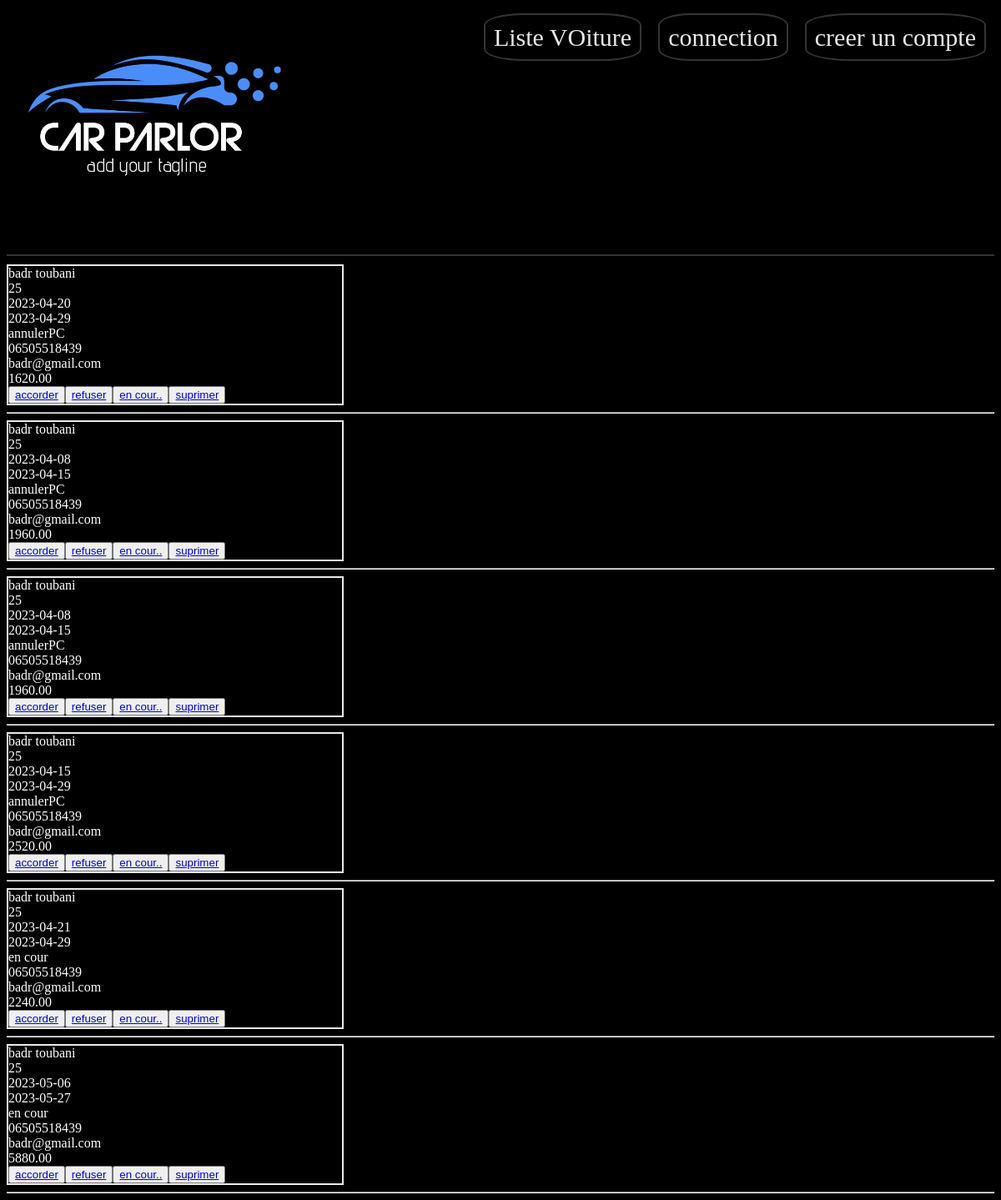
The app's page /reservation.php with its own data.
### tables this page shows
CREATE TABLE IF NOT EXISTS `reservation` (
  `id_reservation` int NOT NULL AUTO_INCREMENT,
  `date_debut` date NOT NULL,
  `date_fin` date NOT NULL,
  `montant` decimal(10,2) NOT NULL,
  `id_membre` int NOT NULL,
  `matricule` char(30) DEFAULT NULL,
  `etat` char(15) NOT NULL DEFAULT 'en cour',
  PRIMARY KEY (`id_reservation`),
  KEY `id_membre` (`id_membre`),
  KEY `matricule` (`matricule`)
);

CREATE TABLE IF NOT EXISTS `membre` (
  `id_membre` int NOT NULL AUTO_INCREMENT,
  `nom` char(20) NOT NULL,
  `age` int DEFAULT (18),
  `prenom` char(50) NOT NULL,
  `tel` char(15) NOT NULL,
  `email` varchar(75) DEFAULT NULL,
  `pwrd` varchar(55) NOT NULL,
  `sexe` char(8) NOT NULL,
  `est_admin` tinyint(1) DEFAULT '0',
  PRIMARY KEY (`id_membre`),
  UNIQUE KEY `tel` (`tel`),
  UNIQUE KEY `email` (`email`)
);

### reservation.php (the view, shortened to what this page needs)
<?php
include 'element/header.php';
    $con=mysqli_connect('localhost','root','','location_voiture');
    $query="select * from reservation join membre on reservation.id_membre=membre.id_membre ";
    $resulat=mysqli_query($con,$query);
    while($row=mysqli_fetch_assoc($resulat)){
        echo "<div class='reservation'>";
        echo "<div style='color:#fff'>".$row['nom']." ".$row['prenom']."</div>";
        echo "<div style='color:#fff'>".$row['age'] ."</div>";
        echo "<div style='color:#fff'>".$row['date_debut'] ."</div>";
        echo "<div style='color:#fff'>".$row['date_fin'] ."</div>";
        echo "<div style='color:#fff'>".$row['etat'] ."</div>";
        echo "<div style='color:#fff'>".$row['tel'] ."</div>";
        echo "<div style='color:#fff'>".$row['email'] ."</div>";
        echo "<div style='color:#fff'>".$row['montant'] ."</div>";
        echo "<button><a href='etat.php?etat=accorder &id=".$row['id_reservation']."' >accorder</a></button>";
        echo "<button><a href='etat.php?etat=refuser &id=".$row['id_reservation']."' >refuser</a></button>";
        echo "<button><a href='etat.php?etat=encour.. &id=".$row['id_reservation']."' >en cour..</a></button>";
        echo "<button><a href='suprimer_reservation.php?id=".$row['id_reservation']."' >suprimer</a></button>";
        echo "</div>";
        echo "<hr>";
    }
?>

### style/style.css (style rules this page uses)
body { background-color: #000; }
.reservation { border: 2px solid #eae9e8; width: 400px; }

### records on screen
reservation: id_membre.nom "badr", id_membre.prenom "toubani", id_membre.age "25", date_debut "2023-04-20", date_fin "2023-04-29", etat "annulerPC", id_membre.tel "06505518439", id_membre.email "badr@gmail.com", montant "1620.00"
reservation: id_membre.nom "badr", id_membre.prenom "toubani", id_membre.age "25", date_debut "2023-04-08", date_fin "2023-04-15", etat "annulerPC", id_membre.tel "06505518439", id_membre.email "badr@gmail.com", montant "1960.00"
reservation: id_membre.nom "badr", id_membre.prenom "toubani", id_membre.age "25", date_debut "2023-04-08", date_fin "2023-04-15", etat "annulerPC", id_membre.tel "06505518439", id_membre.email "badr@gmail.com", montant "1960.00"
reservation: id_membre.nom "badr", id_membre.prenom "toubani", id_membre.age "25", date_debut "2023-04-15", date_fin "2023-04-29", etat "annulerPC", id_membre.tel "06505518439", id_membre.email "badr@gmail.com", montant "2520.00"
reservation: id_membre.nom "badr", id_membre.prenom "toubani", id_membre.age "25", date_debut "2023-04-21", date_fin "2023-04-29", etat "en cour", id_membre.tel "06505518439", id_membre.email "badr@gmail.com", montant "2240.00"
reservation: id_membre.nom "badr", id_membre.prenom "toubani", id_membre.age "25", date_debut "2023-05-06", date_fin "2023-05-27", etat "en cour", id_membre.tel "06505518439", id_membre.email "badr@gmail.com", montant "5880.00"
